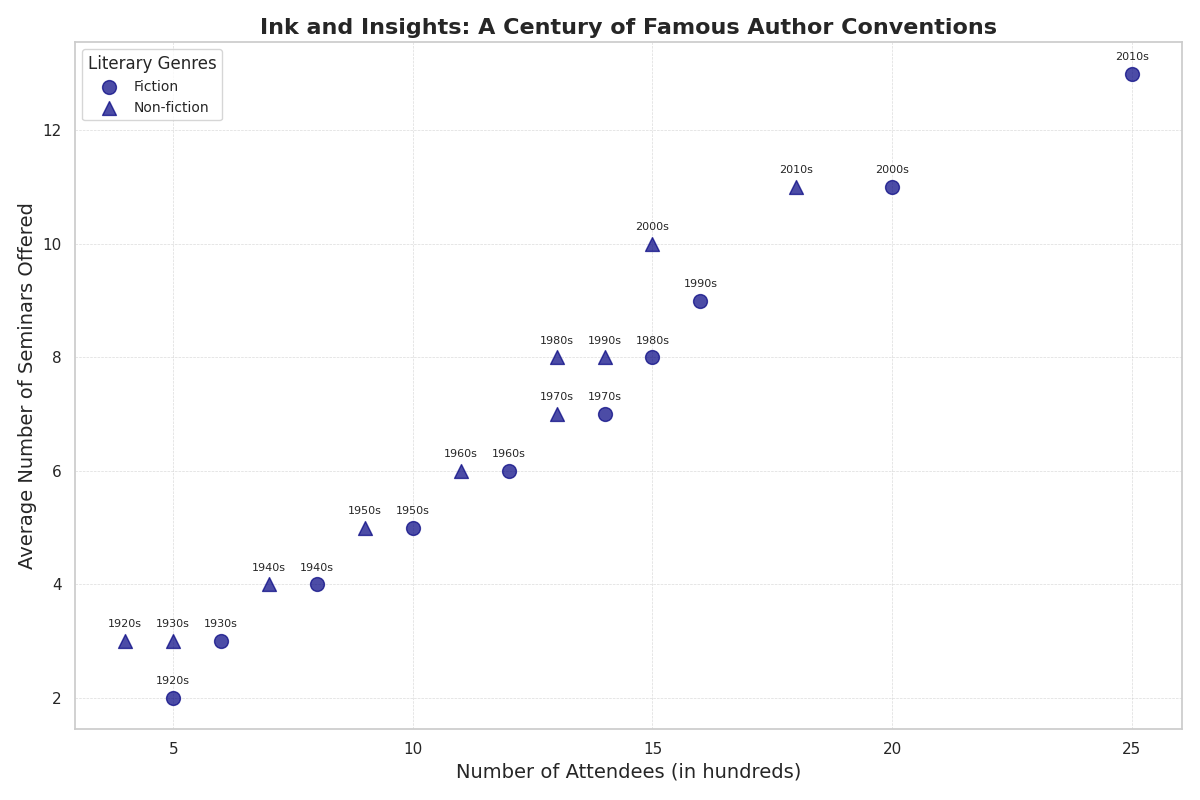

The Python source for this figure:
import matplotlib.pyplot as plt
import numpy as np

decades = np.array(['1920s', '1930s', '1940s', '1950s', '1960s', 
                    '1970s', '1980s', '1990s', '2000s', '2010s'])

fiction_attendees = np.array([5, 6, 8, 10, 12, 14, 15, 16, 20, 25])
non_fiction_attendees = np.array([4, 5, 7, 9, 11, 13, 13, 14, 15, 18])

fiction_seminars = np.array([2, 3, 4, 5, 6, 7, 8, 9, 11, 13])
non_fiction_seminars = np.array([3, 3, 4, 5, 6, 7, 8, 8, 10, 11])

plt.figure(figsize=(12, 8))

plt.scatter(fiction_attendees, fiction_seminars, c='navy', label='Fiction', marker='o', s=100, alpha=0.7)
plt.scatter(non_fiction_attendees, non_fiction_seminars, c='navy', label='Non-fiction', marker='^', s=100, alpha=0.7)

for i, decade in enumerate(decades):
    plt.annotate(decade, (fiction_attendees[i], fiction_seminars[i]), textcoords="offset points", xytext=(0,10), ha='center', fontsize=8)
    plt.annotate(decade, (non_fiction_attendees[i], non_fiction_seminars[i]), textcoords="offset points", xytext=(0,10), ha='center', fontsize=8)

plt.title('Ink and Insights: A Century of Famous Author Conventions', fontsize=16, fontweight='bold')
plt.xlabel('Number of Attendees (in hundreds)', fontsize=14)
plt.ylabel('Average Number of Seminars Offered', fontsize=14)
plt.grid(True, linestyle='--', linewidth=0.5, alpha=0.7)
plt.legend(title='Literary Genres', title_fontsize='12', loc='upper left', fontsize=10)
plt.tight_layout()
plt.show()
